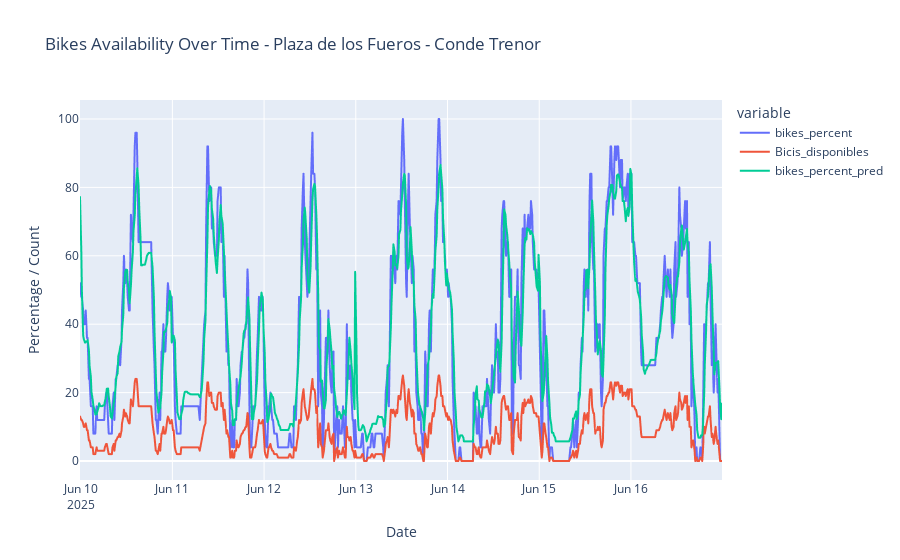
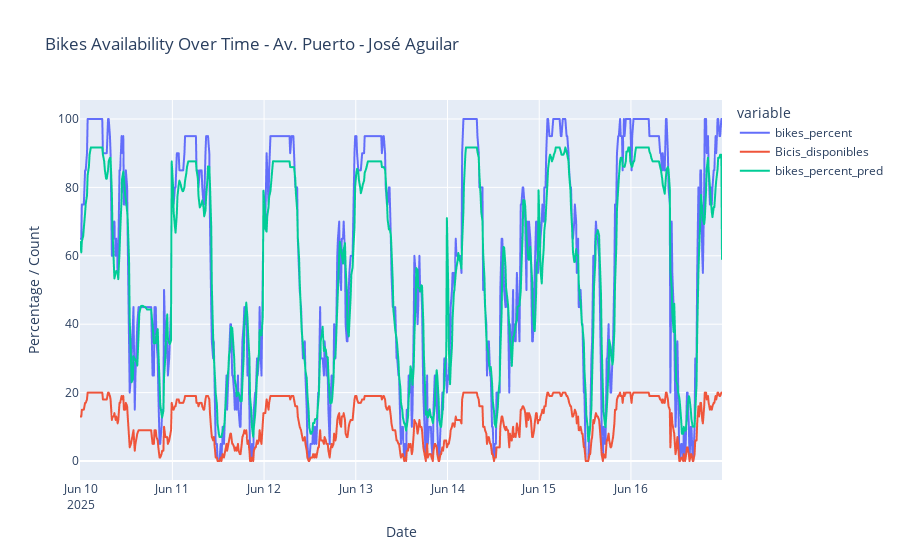
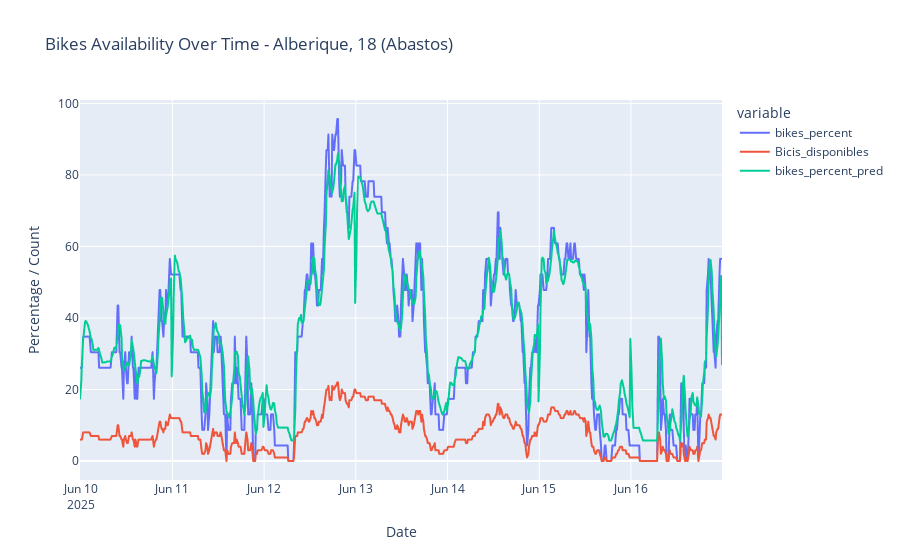
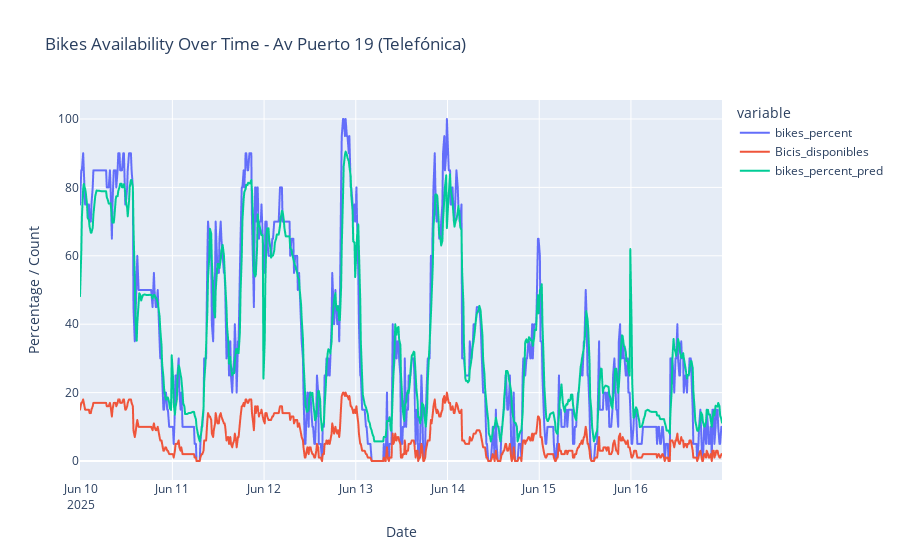

These figures' notebook cell, in order:
### Code cell
# multiple pick
picks = estaciones[:5]
for pick in picks:
    filtered_series = test["Direccion"] == pick
    filtered_test = test[filtered_series]
    
    fig = px.line(
        filtered_test,
        x="fecha_actualizacion",
        y=["bikes_percent", "Bicis_disponibles", "bikes_percent_pred"],
        title=f"Bikes Availability Over Time - {pick}",
        labels={"fecha_actualizacion": "Date", "value": "Percentage / Count"},
    )
    
    fig.show()

### Figure 1 — Plotly figure (JSON) as saved in the notebook; plotly's stock layout.template omitted (floating-point values rounded to 4 significant figures; data arrays with more than 128 entries replaced by an {"elided": "..."} marker saying what was removed)
{"data": [{"hovertemplate": "variable=bikes_percent<br>Date=%{x}<br>Percentage / Count=%{y}<extra></extra>", "legendgroup": "bikes_percent", "line": {"color": "#636efa", "dash": "solid"}, "marker": {"symbol": "circle"}, "mode": "lines", "name": "bikes_percent", "showlegend": true, "type": "scattergl", "x": {"elided": "673 str values"}, "xaxis": "x", "y": {"elided": "673 float values"}, "yaxis": "y"}, {"hovertemplate": "variable=Bicis_disponibles<br>Date=%{x}<br>Percentage / Count=%{y}<extra></extra>", "legendgroup": "Bicis_disponibles", "line": {"color": "#EF553B", "dash": "solid"}, "marker": {"symbol": "circle"}, "mode": "lines", "name": "Bicis_disponibles", "showlegend": true, "type": "scattergl", "x": {"elided": "673 str values"}, "xaxis": "x", "y": {"elided": "673 float values"}, "yaxis": "y"}, {"hovertemplate": "variable=bikes_percent_pred<br>Date=%{x}<br>Percentage / Count=%{y}<extra></extra>", "legendgroup": "bikes_percent_pred", "line": {"color": "#00cc96", "dash": "solid"}, "marker": {"symbol": "circle"}, "mode": "lines", "name": "bikes_percent_pred", "showlegend": true, "type": "scattergl", "x": {"elided": "673 str values"}, "xaxis": "x", "y": {"elided": "673 float values"}, "yaxis": "y"}], "layout": {"legend": {"title": {"text": "variable"}, "tracegroupgap": 0}, "title": {"text": "Bikes Availability Over Time - Plaza de los Fueros - Conde Trenor"}, "xaxis": {"anchor": "y", "domain": [0, 1], "title": {"text": "Date"}}, "yaxis": {"anchor": "x", "domain": [0, 1], "title": {"text": "Percentage / Count"}}}}

### Figure 2 — Plotly figure (JSON) as saved in the notebook; plotly's stock layout.template omitted (floating-point values rounded to 4 significant figures; data arrays with more than 128 entries replaced by an {"elided": "..."} marker saying what was removed)
{"data": [{"hovertemplate": "variable=bikes_percent<br>Date=%{x}<br>Percentage / Count=%{y}<extra></extra>", "legendgroup": "bikes_percent", "line": {"color": "#636efa", "dash": "solid"}, "marker": {"symbol": "circle"}, "mode": "lines", "name": "bikes_percent", "showlegend": true, "type": "scattergl", "x": {"elided": "673 str values"}, "xaxis": "x", "y": {"elided": "673 float values"}, "yaxis": "y"}, {"hovertemplate": "variable=Bicis_disponibles<br>Date=%{x}<br>Percentage / Count=%{y}<extra></extra>", "legendgroup": "Bicis_disponibles", "line": {"color": "#EF553B", "dash": "solid"}, "marker": {"symbol": "circle"}, "mode": "lines", "name": "Bicis_disponibles", "showlegend": true, "type": "scattergl", "x": {"elided": "673 str values"}, "xaxis": "x", "y": {"elided": "673 float values"}, "yaxis": "y"}, {"hovertemplate": "variable=bikes_percent_pred<br>Date=%{x}<br>Percentage / Count=%{y}<extra></extra>", "legendgroup": "bikes_percent_pred", "line": {"color": "#00cc96", "dash": "solid"}, "marker": {"symbol": "circle"}, "mode": "lines", "name": "bikes_percent_pred", "showlegend": true, "type": "scattergl", "x": {"elided": "673 str values"}, "xaxis": "x", "y": {"elided": "673 float values"}, "yaxis": "y"}], "layout": {"legend": {"title": {"text": "variable"}, "tracegroupgap": 0}, "title": {"text": "Bikes Availability Over Time - Av. Puerto - José Aguilar"}, "xaxis": {"anchor": "y", "domain": [0, 1], "title": {"text": "Date"}}, "yaxis": {"anchor": "x", "domain": [0, 1], "title": {"text": "Percentage / Count"}}}}

### Figure 3 — Plotly figure (JSON) as saved in the notebook; plotly's stock layout.template omitted (floating-point values rounded to 4 significant figures; data arrays with more than 128 entries replaced by an {"elided": "..."} marker saying what was removed)
{"data": [{"hovertemplate": "variable=bikes_percent<br>Date=%{x}<br>Percentage / Count=%{y}<extra></extra>", "legendgroup": "bikes_percent", "line": {"color": "#636efa", "dash": "solid"}, "marker": {"symbol": "circle"}, "mode": "lines", "name": "bikes_percent", "showlegend": true, "type": "scattergl", "x": {"elided": "673 str values"}, "xaxis": "x", "y": {"elided": "673 float values"}, "yaxis": "y"}, {"hovertemplate": "variable=Bicis_disponibles<br>Date=%{x}<br>Percentage / Count=%{y}<extra></extra>", "legendgroup": "Bicis_disponibles", "line": {"color": "#EF553B", "dash": "solid"}, "marker": {"symbol": "circle"}, "mode": "lines", "name": "Bicis_disponibles", "showlegend": true, "type": "scattergl", "x": {"elided": "673 str values"}, "xaxis": "x", "y": {"elided": "673 float values"}, "yaxis": "y"}, {"hovertemplate": "variable=bikes_percent_pred<br>Date=%{x}<br>Percentage / Count=%{y}<extra></extra>", "legendgroup": "bikes_percent_pred", "line": {"color": "#00cc96", "dash": "solid"}, "marker": {"symbol": "circle"}, "mode": "lines", "name": "bikes_percent_pred", "showlegend": true, "type": "scattergl", "x": {"elided": "673 str values"}, "xaxis": "x", "y": {"elided": "673 float values"}, "yaxis": "y"}], "layout": {"legend": {"title": {"text": "variable"}, "tracegroupgap": 0}, "title": {"text": "Bikes Availability Over Time - Alberique, 18 (Abastos)"}, "xaxis": {"anchor": "y", "domain": [0, 1], "title": {"text": "Date"}}, "yaxis": {"anchor": "x", "domain": [0, 1], "title": {"text": "Percentage / Count"}}}}

### Figure 4 — Plotly figure (JSON) as saved in the notebook; plotly's stock layout.template omitted (floating-point values rounded to 4 significant figures; data arrays with more than 128 entries replaced by an {"elided": "..."} marker saying what was removed)
{"data": [{"hovertemplate": "variable=bikes_percent<br>Date=%{x}<br>Percentage / Count=%{y}<extra></extra>", "legendgroup": "bikes_percent", "line": {"color": "#636efa", "dash": "solid"}, "marker": {"symbol": "circle"}, "mode": "lines", "name": "bikes_percent", "showlegend": true, "type": "scattergl", "x": {"elided": "673 str values"}, "xaxis": "x", "y": {"elided": "673 float values"}, "yaxis": "y"}, {"hovertemplate": "variable=Bicis_disponibles<br>Date=%{x}<br>Percentage / Count=%{y}<extra></extra>", "legendgroup": "Bicis_disponibles", "line": {"color": "#EF553B", "dash": "solid"}, "marker": {"symbol": "circle"}, "mode": "lines", "name": "Bicis_disponibles", "showlegend": true, "type": "scattergl", "x": {"elided": "673 str values"}, "xaxis": "x", "y": {"elided": "673 float values"}, "yaxis": "y"}, {"hovertemplate": "variable=bikes_percent_pred<br>Date=%{x}<br>Percentage / Count=%{y}<extra></extra>", "legendgroup": "bikes_percent_pred", "line": {"color": "#00cc96", "dash": "solid"}, "marker": {"symbol": "circle"}, "mode": "lines", "name": "bikes_percent_pred", "showlegend": true, "type": "scattergl", "x": {"elided": "673 str values"}, "xaxis": "x", "y": {"elided": "673 float values"}, "yaxis": "y"}], "layout": {"legend": {"title": {"text": "variable"}, "tracegroupgap": 0}, "title": {"text": "Bikes Availability Over Time - Av Puerto 19 (Telefónica)"}, "xaxis": {"anchor": "y", "domain": [0, 1], "title": {"text": "Date"}}, "yaxis": {"anchor": "x", "domain": [0, 1], "title": {"text": "Percentage / Count"}}}}
